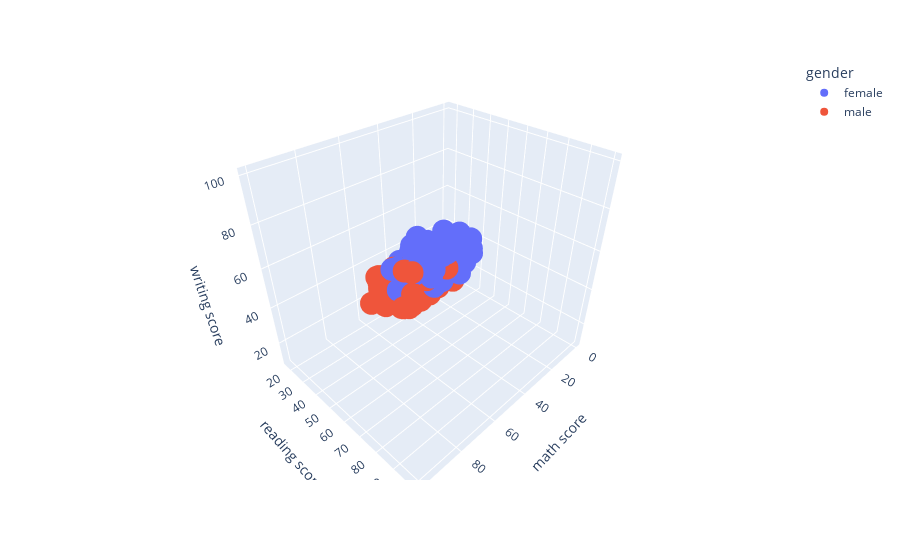

The notebook cell saved with this chart:
### Code cell
import plotly.express as px
fig = px.scatter_3d(df, x='math score', y='reading score', z='writing score', color='gender')
fig.show()

### Figure 1 — Plotly figure (JSON) as saved in the notebook; plotly's stock layout.template omitted (floating-point values rounded to 4 significant figures; data arrays with more than 128 entries replaced by an {"elided": "..."} marker saying what was removed)
{"data": [{"hovertemplate": "gender=female<br>math score=%{x}<br>reading score=%{y}<br>writing score=%{z}<extra></extra>", "legendgroup": "female", "marker": {"color": "#636efa", "symbol": "circle"}, "mode": "markers", "name": "female", "scene": "scene", "showlegend": true, "type": "scatter3d", "x": {"elided": "518 int values"}, "y": {"elided": "518 int values"}, "z": {"elided": "518 int values"}}, {"hovertemplate": "gender=male<br>math score=%{x}<br>reading score=%{y}<br>writing score=%{z}<extra></extra>", "legendgroup": "male", "marker": {"color": "#EF553B", "symbol": "circle"}, "mode": "markers", "name": "male", "scene": "scene", "showlegend": true, "type": "scatter3d", "x": {"elided": "482 int values"}, "y": {"elided": "482 int values"}, "z": {"elided": "482 int values"}}], "layout": {"legend": {"title": {"text": "gender"}, "tracegroupgap": 0}, "margin": {"t": 60}, "scene": {"domain": {"x": [0, 1], "y": [0, 1]}, "xaxis": {"title": {"text": "math score"}}, "yaxis": {"title": {"text": "reading score"}}, "zaxis": {"title": {"text": "writing score"}}}}}
